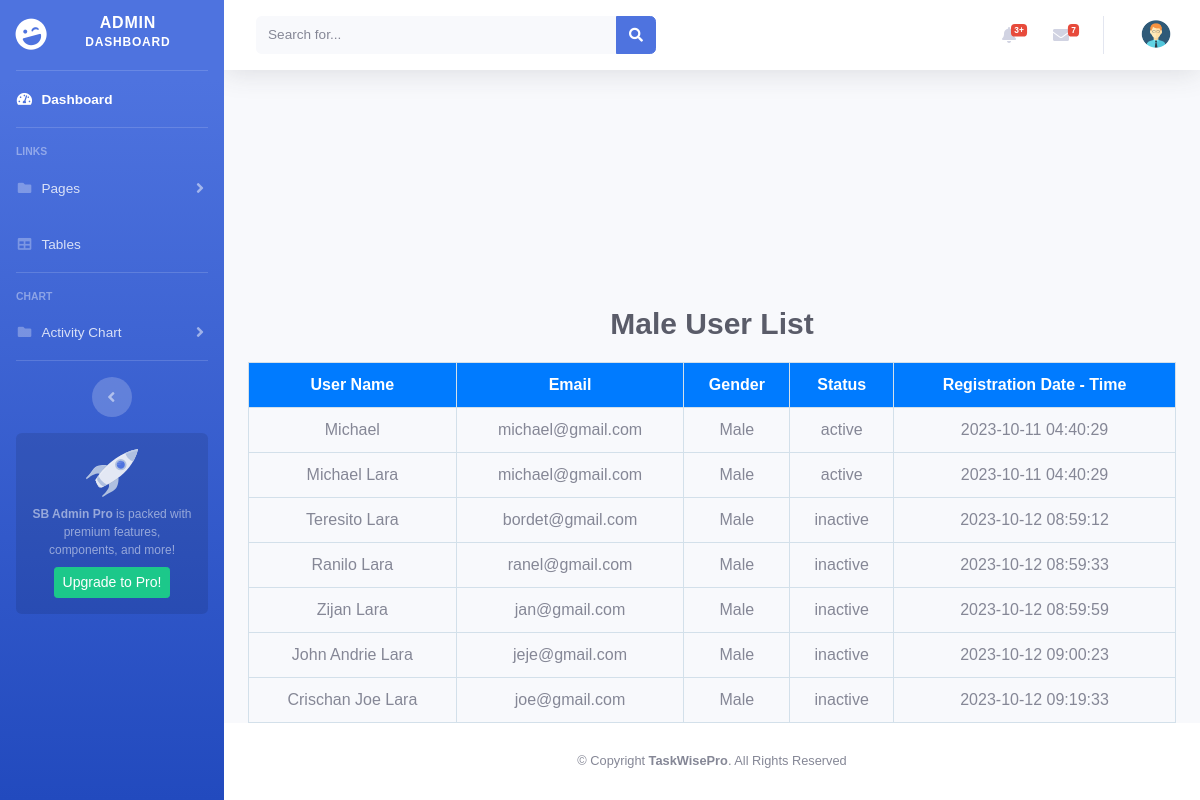
Page /adminpage/male.php on the committed database.
### tables this page shows
CREATE TABLE `user_form` (
  `id` int(11) NOT NULL,
  `name` varchar(255) NOT NULL,
  `email` varchar(255) NOT NULL,
  `password` varchar(255) NOT NULL,
  `user_type` varchar(255) NOT NULL DEFAULT 'user',
  `gender` enum('Male','Female') NOT NULL,
  `status` varchar(8) NOT NULL DEFAULT 'inactive',
  `registration_datetime` timestamp NOT NULL DEFAULT current_timestamp()
);

### adminpage/male.php (the view, shortened to what this page needs)
<?php include_once('include/header.php'); ?>
<!DOCTYPE html>
<html>
<head>
</head>
<body>
    <?php
    $conn = mysqli_connect(DB_HOST, DB_USER, DB_PASSWORD, DB_NAME);
    ?>
    <div class="container">
        <h1 class="blue-text">Male User List</h1>
        <table class="activity-table">
            <thead>
                <tr>
                    <th>User Name</th>
                    <th>Email</th>
                    <th>Gender</th>
                    <th>Status</th>
                    <th>Registration Date - Time</th>
                </tr>
            </thead>
            <tbody>
                <?php
               $query = "SELECT * FROM user_form WHERE gender = 'Male'";
               $result = mysqli_query($conn, $query);
                while ($row = mysqli_fetch_assoc($result)) {
                    echo '<tr>';
                    echo '<td>' . $row['name'] . '</td>';
                    echo '<td>' . $row['email'] . '</td>';
                    echo '<td>' . $row['gender'] . '</td>';
                    echo '<td>' . $row['status'] . '</td>';
                    echo '<td>' . $row['registration_datetime'] . '</td>';
                    echo '</tr>';
                }
                ?>
            </tbody>
        </table>
    </div>
    <?php include_once('include/footer.php'); ?>
</body>
</html>

### adminpage/male.php (style rules this page uses)
body { background-color: #f0f7fc; font-family: Arial, sans-serif; }
.blue-text { color: #5a5c69!important; font-weight: bolder; font-size: 30px; text-align: center; margin-top: 15px; }
.activity-table { width: 100%; border-collapse: collapse; margin-top: 20px; }
.activity-table th, .activity-table td { border: 1px solid #d3e0ea; padding: 10px; text-align: center; margin-bottom: 15px; }
.activity-table th { background-color: #007bff; color: #fff; }

### rows in the picture
user_form: name "Michael", email "michael@gmail.com", gender "Male", status "active", registration_datetime "2023-10-11 04:40:29"
user_form: name "Michael Lara", email "michael@gmail.com", gender "Male", status "active", registration_datetime "2023-10-11 04:40:29"
user_form: name "Teresito Lara", email "bordet@gmail.com", gender "Male", status "inactive", registration_datetime "2023-10-12 08:59:12"
user_form: name "Ranilo Lara", email "ranel@gmail.com", gender "Male", status "inactive", registration_datetime "2023-10-12 08:59:33"
user_form: name "Zijan Lara", email "jan@gmail.com", gender "Male", status "inactive", registration_datetime "2023-10-12 08:59:59"
user_form: name "John Andrie Lara", email "jeje@gmail.com", gender "Male", status "inactive", registration_datetime "2023-10-12 09:00:23"
user_form: name "Crischan Joe Lara", email "joe@gmail.com", gender "Male", status "inactive", registration_datetime "2023-10-12 09:19:33"
